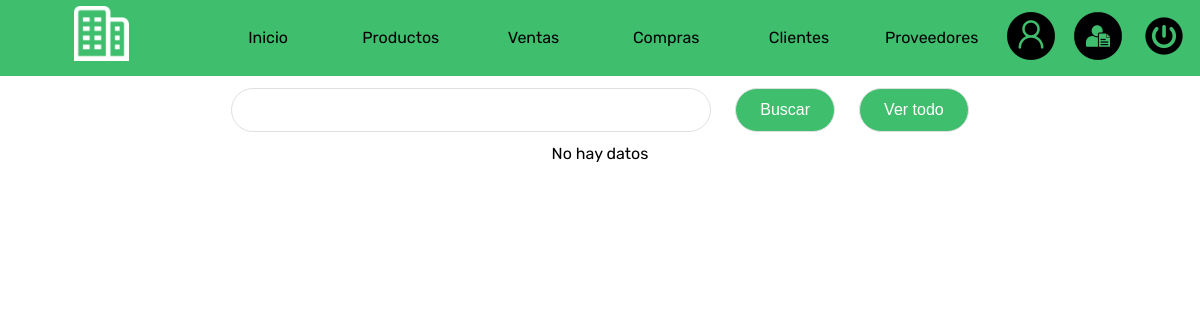
The page /detalles_venta.php?idPedido=1 (signed in) on the database as committed earlier.
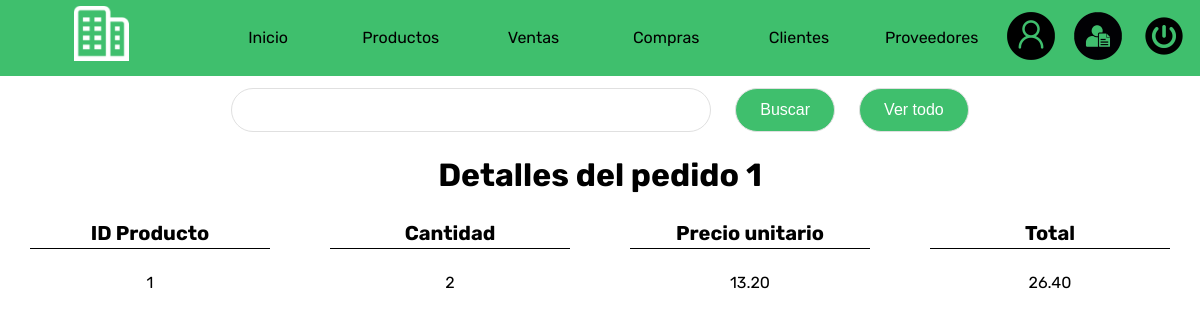
The same page on the database as committed later.
### tables this page shows
CREATE TABLE factura_venta(
    id_pedido INT(6),
    id_producto VARCHAR (6),
    cantidad INT(4),
    pvp_unitario DECIMAL (9,2),
    total DECIMAL (9,2),
    PRIMARY KEY (id_pedido,id_producto)
);

### Db/Con1Db.php (called while the page is built)
<?php
class Connection
{
    public static function conn1()
    {
        $mysqli = new mysqli('localhost', 'root','', 'erp');
        if($mysqli->connect_errno)
        {
            printf("Error en la conexion: %s\n", $mysqli->coneect_errno);
        }
        else
        {
            $mysqli->set_charset('utf8');
            return $mysqli;
        }
    }
}
?>

### Models/Datos1Model.php (called while the page is built, shortened)
<?php
class Datos
{
    private $mysqli;
    private $data;
    public function __construct()
    {
        $this->mysqli= Connection::conn1();
        $this->data=array();
    }
    public function getData1($sql)
    {
        $result = $this->mysqli->query($sql);
        while($rows=$result->fetch_object())
        {
            $this->data[]=$rows;
        }
        return $this->data;
    }
}
?>

### Controllers/FacturaVentaController1.php (the view)
<?php
$idPedido = $_GET['idPedido'];
if(file_exists("../Db/Con1Db.php"))
{
    require_once "../Db/Con1Db.php";
    require_once "../Models/Datos1Model.php";
}
elseif(file_exists("Db/Con1Db.php"))
{
    require_once "Db/Con1Db.php";
    require_once "Models/Datos1Model.php";
}
$objData = new Datos;
$buscaproducto = "select * from factura_venta where id_pedido=$idPedido";
$data = $objData->getData1($buscaproducto);
if(empty($data))
{
    echo"
    <div class='bloque1'>
    No hay datos
    </div>
    ";
}else{
    echo"
    <div class='bloque0'>
        <div class='bloque1'>
            <h1>Detalles del pedido $idPedido</h1>
            <input type='hidden' id='idPedidoFacturaVenta' value='$idPedido'>
        </div>
    </div>
    <div class='bloque0'>
    <div class='bloque1'><h1 class='border'>ID Producto</h1></div>
    <div class='bloque1'><h1 class='border'>Cantidad</h1></div>
    <div class='bloque1'><h1 class='border'>Precio unitario</h1></div>
    <div class='bloque1'><h1 class='border'>Total</h1></div>
    </div>
    ";
    foreach($data as $row)
    {
        echo"
        <div class='bloque0'>
            <div class='bloque1'>$row->id_producto</div>
            <div class='bloque1'>$row->cantidad</div>
            <div class='bloque1'>$row->pvp_unitario</div>
            <div class='bloque1'>$row->total</div>
        </div>
        ";
    }
}
?>

Rows that differ between the two databases and show on the page:
added factura_venta: id_producto "1", cantidad "2", pvp_unitario "13.20", total "26.40"
Other text that changed with them:
$idPedido: (not shown) → "1"
text no longer shown: "No hay datos"
text now shown: "Detalles del pedido ID Producto Cantidad Precio unitario Total"
